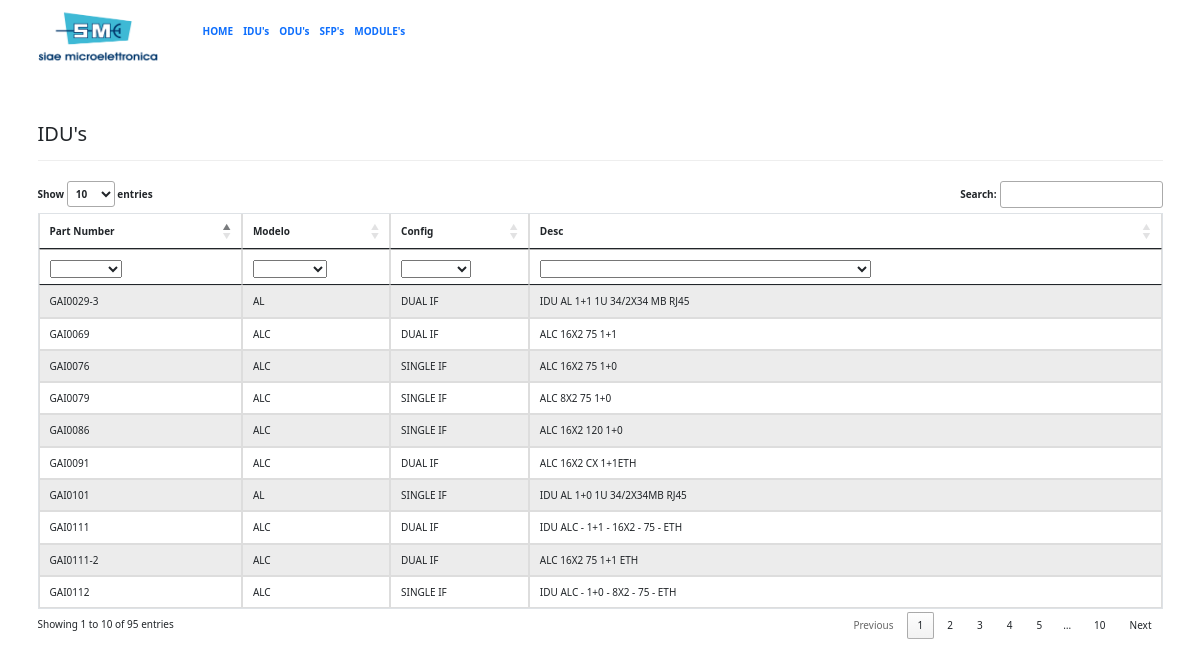
The page /idu on the database its author committed.
### app.py (models this page shows)
class Equipment(db.Model):
    index = db.Column(db.Integer, primary_key=True)
    partnumber = db.Column(db.String(50))
    description = db.Column(db.Text)
    family = db.Column(db.String(50))
    model = db.Column(db.String(50))
    config = db.Column(db.String(50))
    freq = db.Column(db.String(50))
    sbb = db.Column(db.String(50))

### app.py (the view)
@app.route('/idu')
def idu():
    table = 'idu'
    lista = Equipment.query.filter_by(family='IDU').all()
    return render_template('lista_filter.html', titulo="IDU's", lista=lista, table=table)

### templates/lista_filter.html (shortened to what this page needs)
{% extends "template.html" %}
{% block conteudo %}
    <table  id="example" class="table table-striped table-responsive table-bordered" style="width:100%">
        <thead>
            <tr>
                <th>Part Number</th>
                <th>Modelo</th>
                {% if table == 'idu' %}
                <th>Config</th>
                {% endif %}
                <th>Desc</th>
            </tr>
        </thead>
        <tfoot style="display: table-header-group;">
            <tr>
                <th>Part Number</th>
                <th>Model</th>
                {% if table == 'idu' %}
                <th>Config</th>
                {% endif %}
                <th>Desc</th>
            </tr>
        </tfoot>
        <tbody>
        {% for eqp in lista %}
                        <tr>
                            <td>{{ eqp.partnumber }}</td>
                            <td>{{ eqp.model }}</td>
                            {% if table == 'idu' %}
                            <td>{{ eqp.config }}</td>
                            {% endif %}
                            <td>{{ eqp.description }}</td>
                        </tr>
        {% endfor %}
        </tbody>
    </table>
{% endblock %}

### templates/template.html (shortened to what this page needs)
<!DOCTYPE html>
<html>
  <head>
    <link rel="stylesheet" href="{{ url_for('static', filename='bootstrap.css') }}">
    <link href="https://cdn.jsdelivr.net/npm/bootstrap@5.0.2/dist/css/bootstrap.min.css" rel="stylesheet">
    <link href="//cdn.datatables.net/1.11.3/css/jquery.dataTables.min.css" rel="stylesheet">
  </head>
  <body>
    {% include 'navbar.html' %}
    <div class="container">
        <div class="page-header">
            <h2>{{ titulo }}</h2>
        </div>
        {% block conteudo %}{% endblock %}
    </div>
  </body>
</html>

### templates/navbar.html
<nav class="navbar navbar-expand-lg">
  <div class="container-fluid container">
    <a class="navbar-brand" href="{{ url_for('index') }}">
      <img src="/static/images/SIAEMIC_logo.gif" alt="" width="120" height="54">
    </a>
    <div class="collapse navbar-collapse">
      <ul class="navbar-nav me-auto mb-2 mb-lg-0">
        <li class="nav-item">
          <a class="nav-link fw-bold" aria-current="page" href="{{ url_for('index') }}">HOME</a>
        </li>
        <li class="nav-item">
          <a class="nav-link fw-bold" aria-current="page" href="{{ url_for('idu') }}">IDU's</a>
        </li>
        <li class="nav-item">
          <a class="nav-link fw-bold" aria-current="page" href="{{ url_for('odu') }}">ODU's</a>
        </li>
        <li class="nav-item">
          <a class="nav-link fw-bold" aria-current="page" href="{{ url_for('sfp') }}">SFP's</a>
        </li>
        <li class="nav-item">
          <a class="nav-link fw-bold" aria-current="page" href="{{ url_for('module') }}">MODULE's</a>
        </li>
      </ul>
    </div>
  </div>
</nav>

### rows shown on the page
Equipment: partnumber "GAI0029-3", model "AL", config "DUAL IF", description "IDU AL 1+1 1U 34/2X34 MB RJ45"
Equipment: partnumber "GAI0069", model "ALC", config "DUAL IF", description "ALC 16X2 75 1+1"
Equipment: partnumber "GAI0076", model "ALC", config "SINGLE IF", description "ALC 16X2 75 1+0"
Equipment: partnumber "GAI0079", model "ALC", config "SINGLE IF", description "ALC 8X2 75 1+0"
Equipment: partnumber "GAI0086", model "ALC", config "SINGLE IF", description "ALC 16X2 120 1+0"
Equipment: partnumber "GAI0091", model "ALC", config "DUAL IF", description "ALC 16X2 CX 1+1ETH"
Equipment: partnumber "GAI0101", model "AL", config "SINGLE IF", description "IDU AL 1+0 1U 34/2X34MB RJ45"
Equipment: partnumber "GAI0111", model "ALC", config "DUAL IF", description "IDU ALC - 1+1 - 16X2 - 75 - ETH"
Equipment: partnumber "GAI0111-2", model "ALC", config "DUAL IF", description "ALC 16X2 75 1+1 ETH"
Equipment: partnumber "GAI0112", model "ALC", config "SINGLE IF", description "IDU ALC - 1+0 - 8X2 - 75 - ETH"

### other values the page prints
{{ titulo }} "IDU's"
